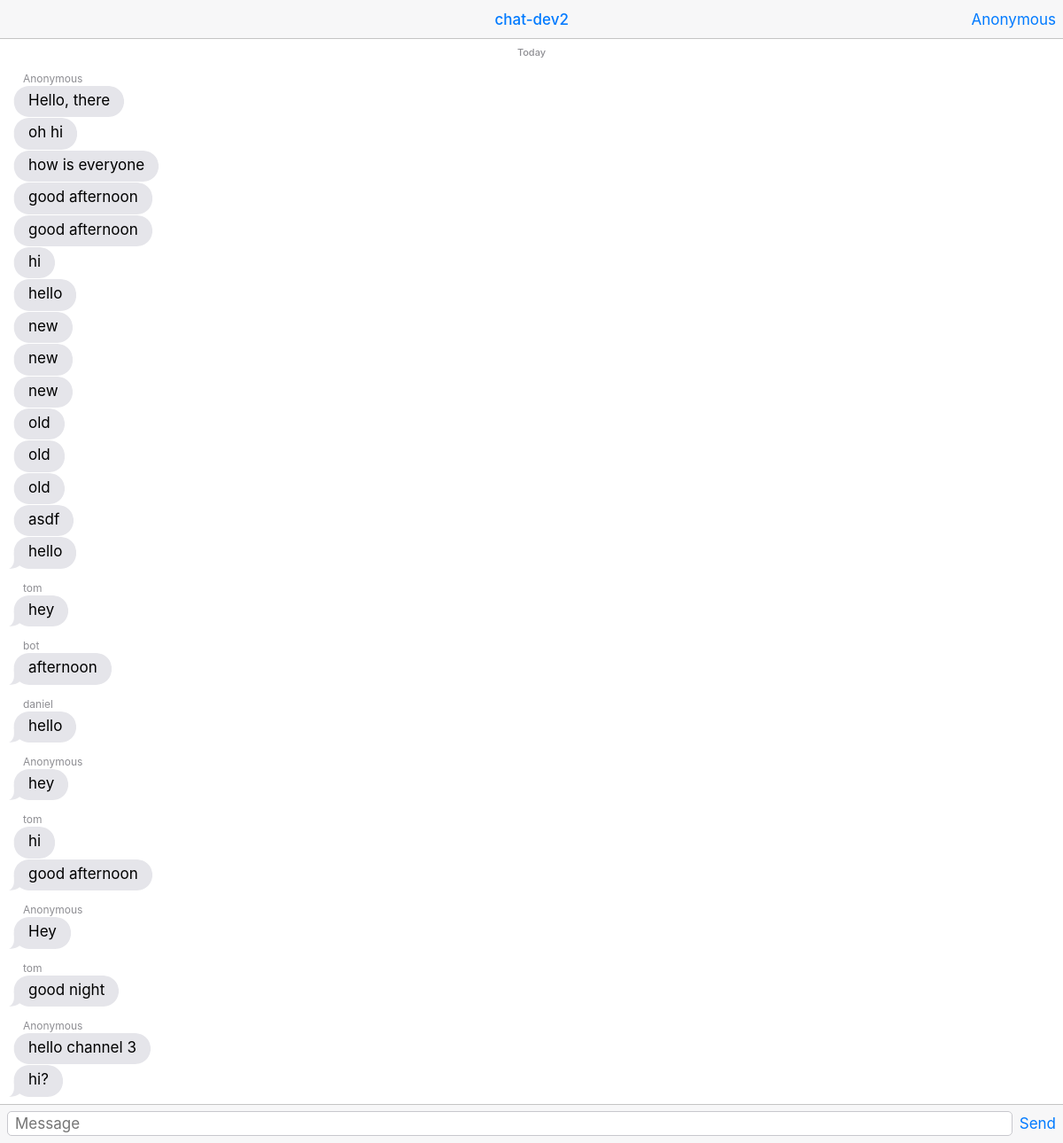
/core/, run on an earlier commit of the app's database.
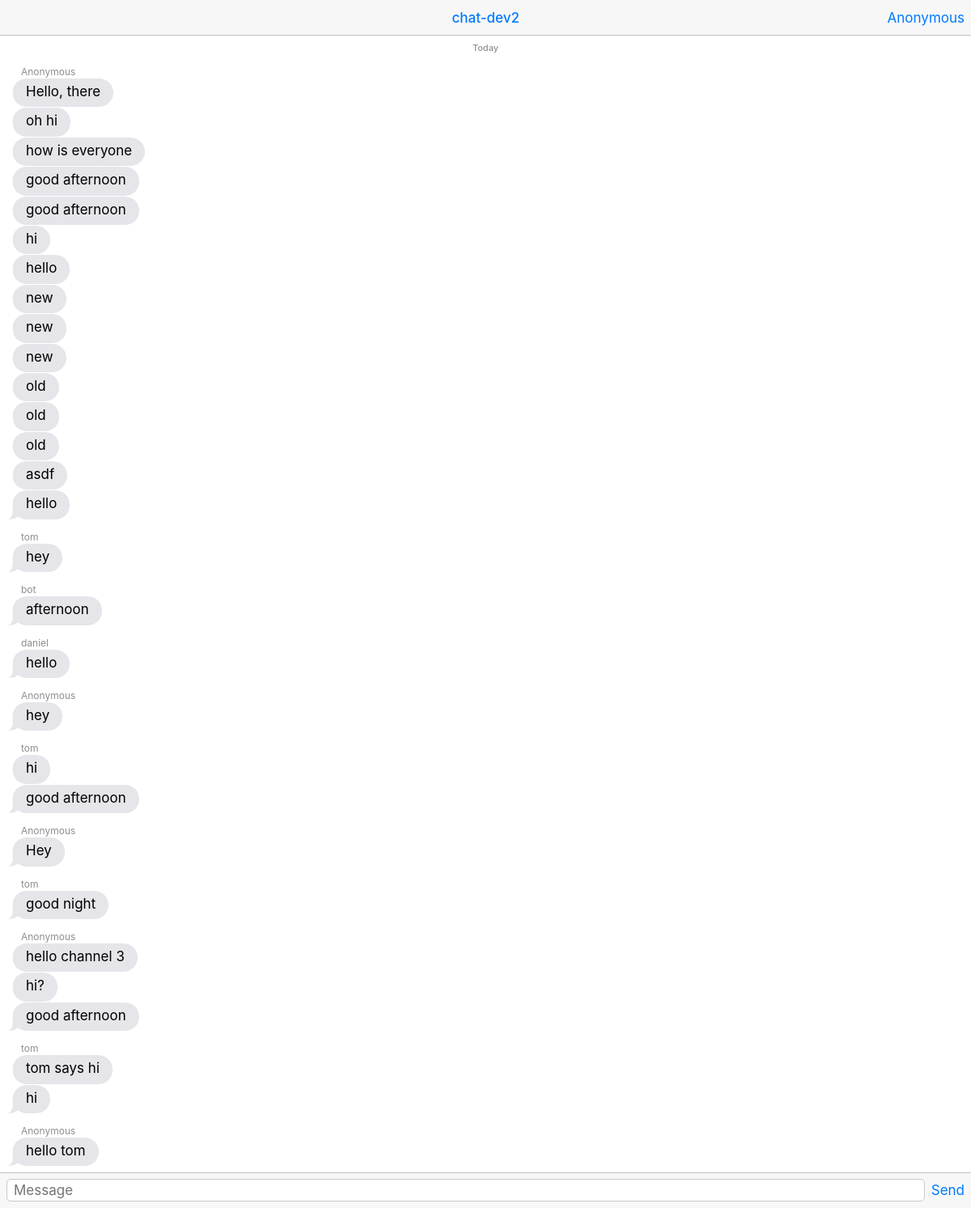
And on a later commit of the database.
### core/models.py (models this page shows)
class ChatMessage(models.Model):
	room = models.CharField(blank=True, max_length=100)
	message = models.TextField(blank=True)
	time = models.DateField(auto_now_add=True)
	user = models.CharField(blank=True, null=True, max_length=100)

### core/views.py (the view)
def index(request):
    room = request.GET.get('room', 'chat-dev2')
    messages = ChatMessage.objects.filter(room=room).order_by('-time')
    template = loader.get_template('core/index.html')
    context = {
        'messages': messages,
    }
    return HttpResponse(template.render(context, request))

### templates/core/index.html (shortened to what this page needs)
{% load static %}
<!DOCTYPE html>
<html>
<head>
	<link rel="stylesheet" href="{% static "vendors/Framework7/dist/css/framework7.ios.min.css" %}">
	<link rel="stylesheet" href="{% static "vendors/Framework7/dist/css/framework7.ios.colors.min.css" %}">
	<link rel="stylesheet" href="{% static "css/my-app.css" %}">
</head>
<body>
<div class="views">
	<div class="view view-main">
		<div class="navbar">
			<div class="navbar-inner">
				<div class="center"><a class="link" href="#" id="room_name"></a></div>
				<div class="right"><a href="#" class="link button-login" data-action="login" id="current_user"
				                      data-user="Anonymous">Anonymous</a></div>
			</div>
		</div>
		<div class="pages navbar-through toolbar-through">
			<div class="page" data-page="index">
				<div class="page-content messages-content">
					<div class="messages">
						<div class="messages-date">Today</div>
						{% for message in messages %}
							<div class="message message-received">
								<div class="message-name">
									{% if 'Anonymous_' in message.user or not message.user %}
										Anonymous
									{% else %}
										{{ message.user }}
									{% endif %}
								</div>
								<div class="message-text">{{ message.message }}</div>
							</div>
						{% endfor %}
					</div>
				</div>
			</div>
		</div>
		<div class="toolbar messagebar">
			<div class="toolbar-inner">
				<textarea id="input_message" placeholder="Message"></textarea><a href="#" id="button_send" class="link">Send</a>
			</div>
		</div>
	</div>
</div>
</body>
</html>

What changed in the data, as far as the page shows it:
added ChatMessage: message "good afternoon"
added ChatMessage: user "tom", message "tom says hi"
added ChatMessage: message "hi"
added ChatMessage: user "Anonymous", message "hello tom"
